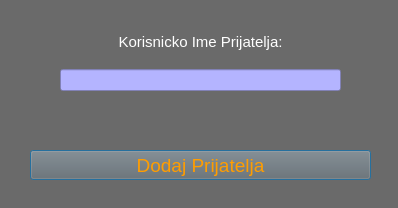
<?xml version="1.0" encoding="UTF-8"?>
<ui version="4.0">
 <class>DialogZaDodavanjePrijatelja</class>
 <widget class="QDialog" name="DialogZaDodavanjePrijatelja">
  <property name="geometry">
   <rect>
    <x>0</x>
    <y>0</y>
    <width>398</width>
    <height>208</height>
   </rect>
  </property>
  <property name="windowTitle">
   <string>Dialog</string>
  </property>
  <property name="styleSheet">
   <string notr="true">background-color: rgb(106, 106, 106);</string>
  </property>
  <widget class="QPushButton" name="pushButton">
   <property name="geometry">
    <rect>
     <x>30</x>
     <y>150</y>
     <width>341</width>
     <height>30</height>
    </rect>
   </property>
   <property name="font">
    <font>
     <pointsize>14</pointsize>
    </font>
   </property>
   <property name="styleSheet">
    <string notr="true">color: rgb(255, 157, 0);</string>
   </property>
   <property name="text">
    <string>Dodaj Prijatelja</string>
   </property>
  </widget>
  <widget class="QWidget" name="layoutWidget">
   <property name="geometry">
    <rect>
     <x>60</x>
     <y>20</y>
     <width>281</width>
     <height>71</height>
    </rect>
   </property>
   <layout class="QVBoxLayout" name="verticalLayout">
    <item>
     <widget class="QLabel" name="label">
      <property name="font">
       <font>
        <pointsize>11</pointsize>
       </font>
      </property>
      <property name="styleSheet">
       <string notr="true">color:white;</string>
      </property>
      <property name="text">
       <string>Korisnicko Ime Prijatelja:</string>
      </property>
      <property name="alignment">
       <set>Qt::AlignCenter</set>
      </property>
     </widget>
    </item>
    <item>
     <widget class="QLineEdit" name="lineEdit">
      <property name="styleSheet">
       <string notr="true">background-color: rgb(180, 180, 255);
color: black;</string>
      </property>
     </widget>
    </item>
   </layout>
  </widget>
 </widget>
 <resources/>
 <connections/>
</ui>
